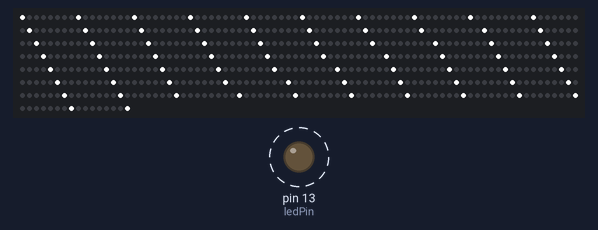
The sketch below on a simulated Teensy 3. On the bench: 576 RGB LEDs in strip order, left to right, continuing on the next row, output pins drawn as LEDs (lit = HIGH). Dashed ring = blinking.

Above: at 3.3 s.
Timing chart, 0 to 40.0 s (numbered marks = the images above):
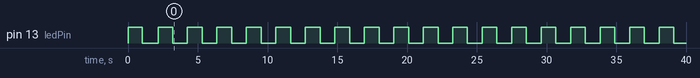

Measured:
- by itself, pin 13 (ledPin): alternates HIGH for 1.1 s and LOW for 1.1 s

The sketch:

OctoWS2812CurrentTest.ino
```cpp
/*  OctoWS2811 Current Test

Lights up all rows in sequence (LED 0 on all strips, then
LED 0 and 1, etc.)

Continually blink the onboard LED to show that the program
is alive and well.

*/

#include <OctoWS2811.h>

const int ledPin = 13;
const int ledsPerStrip = 72;

DMAMEM int displayMemory[ledsPerStrip*6];
int drawingMemory[ledsPerStrip*6];

const int config = WS2811_GRB | WS2811_800kHz;
const int buttonPin = 2;     // the number of the pushbutton pin for Teensy 3.0
unsigned long lastBlink = millis();
bool teensyLED = false;

OctoWS2811 leds(ledsPerStrip, displayMemory, drawingMemory, config);

void setup() {
  // initialize the pushbutton pin as an input:
  pinMode(buttonPin, INPUT);
  pinMode(ledPin, OUTPUT);
  leds.begin();

  // Wait 2s before starting loop and clear the LEDs during that time.
  digitalWrite(ledPin, HIGH);
  delay(1000);
  digitalWrite(ledPin, LOW);
  // Clear all LEDs
  for (int i=0; i < leds.numPixels(); i++) {
      leds.setPixel(i, 0x000000);
  }
  leds.show();
  delay(1000);
}

void loop() {
  bool simple = false;
  if (simple) {
    // Reset all the LEDs
    for (int i=0; i < leds.numPixels(); i++) {
        leds.setPixel(i, 0xFFFFFF);
    }
    leds.show();
    return;
  }

  unsigned long ledsLit = 0;
  while (ledsLit < ledsPerStrip) {
    // Light up all strips at once
    for ( int strip = 0; strip < 8; strip ++ ) {
      leds.setPixel(ledsLit + ledsPerStrip * strip, 0xFFFFFF);
      ledsLit ++;
    }
    leds.show();
    delay(100);

    unsigned long nowMillis = millis();
    if ( nowMillis - lastBlink > 1000 ) {
        lastBlink = nowMillis;
        teensyLED = !teensyLED;
        digitalWrite(ledPin, teensyLED ? HIGH : LOW);
    }

  }
}
```
